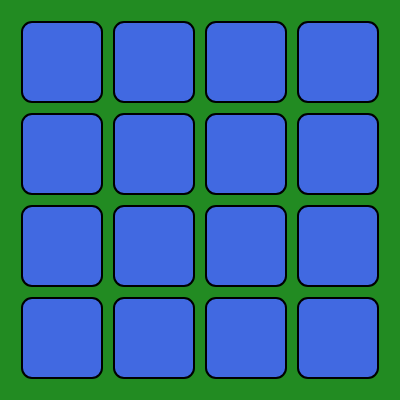
Frame 1 (no input)
Frame 60 (no input): identical to frame 1, image omitted
Frame 120 (the mouse pressed at the canvas centre since frame 60): identical to frame 1, image omitted

The p5.js sketch that drew this single still picture (run headless with seeded random() and noise() and a simulated clock; from frame 60 on, the mouse is pressed at the canvas centre):

// p5.js sketch
// ── sketch.js
// Game state variables
let cards = [];
let flippedCards = [];
let pairsFound = 0;

// A flag to prevent clicking while a non-match is being shown
let isChecking = false;

// Grid and card layout settings
const numCols = 4;
const numRows = 4;
const cardSize = 80;
const padding = 12;
const totalCards = numCols * numRows;

/**
 * The Card class encapsulates all data and behavior for a single card.
 */
class Card {
  constructor(x, y, size, faceColor) {
    this.x = x;
    this.y = y;
    this.width = size;
    this.height = size;
    this.faceColor = faceColor; // The color that is the "face" of the card
    this.isFlipped = false;
    this.isMatched = false;
  }

  /**
   * Draws the card on the canvas. It shows the back unless it's flipped or matched.
   */
  draw() {
    // Card back styling
    stroke(0);
    strokeWeight(2);
    fill(65, 105, 225); // Royal Blue
    rect(this.x, this.y, this.width, this.height, 10); // Rounded corners

    // If the card is flipped or already matched, draw its face
    if (this.isFlipped || this.isMatched) {
      // Card face background
      fill(255);
      rect(this.x, this.y, this.width, this.height, 10);

      // Draw the shape representing the card's face
      noStroke();
      fill(this.faceColor);
      ellipse(this.x + this.width / 2, this.y + this.height / 2, this.width * 0.6);
    }
  }

  /**
   * Checks if a given point (px, py) is inside the card's bounds.
   * @param {number} px - The x-coordinate of the point to check.
   * @param {number} py - The y-coordinate of the point to check.
   * @returns {boolean} True if the point is inside the card.
   */
  contains(px, py) {
    return px > this.x && px < this.x + this.width &&
           py > this.y && py < this.y + this.height;
  }

  /**
   * Toggles the flipped state of the card.
   */
  flip() {
    this.isFlipped = !this.isFlipped;
  }
}

/**
 * The setup function is called once when the program starts.
 * It initializes the game, creates the cards, and shuffles them.
 */
function setup() {
  createCanvas(400, 400);

  // Define the 8 unique faces (using p5.js color objects)
  let colors = [
    color('red'), color('green'), color('cyan'), color('yellow'),
    color('orange'), color('purple'), color('lime'), color('magenta')
  ];
  // Duplicate the colors array to create pairs
  let cardFaces = colors.concat(colors);

  // Shuffle the faces randomly
  shuffle(cardFaces, true);

  // Calculate starting position to center the grid
  const startX = (width - (numCols * cardSize + (numCols - 1) * padding)) / 2;
  const startY = (height - (numRows * cardSize + (numRows - 1) * padding)) / 2;

  // Create the grid of Card objects
  for (let i = 0; i < numCols; i++) {
    for (let j = 0; j < numRows; j++) {
      let x = startX + i * (cardSize + padding);
      let y = startY + j * (cardSize + padding);
      let face = cardFaces.pop();
      cards.push(new Card(x, y, cardSize, face));
    }
  }
}

/**
 * The draw function is called continuously and renders the game state.
 */
function draw() {
  background(34, 139, 34); // Forest Green background
  for (let card of cards) {
    card.draw();
  }

  // Display a "You Win!" message when all pairs are found
  if (pairsFound === totalCards / 2) {
    fill(255, 255, 0, 200); // Semi-transparent yellow
    noStroke();
    rect(0, 0, width, height);
    fill(0);
    textSize(50);
    textAlign(CENTER, CENTER);
    text("YOU WIN!", width / 2, height / 2);
  }
}

/**
 * Called once after every time a mouse button is pressed.
 */
function mousePressed() {
  // Don't allow clicks if we are checking a pair or if the game is over
  if (isChecking || pairsFound === totalCards / 2) {
    return;
  }

  for (let card of cards) {
    // Check if the click was on a card that isn't already flipped or matched
    if (card.contains(mouseX, mouseY) && !card.isFlipped && !card.isMatched) {
      if (flippedCards.length < 2) {
        card.flip();
        flippedCards.push(card);

        if (flippedCards.length === 2) {
          isChecking = true;
          checkForMatch();
        }
      }
    }
  }
}

/**
 * Checks if the two currently flipped cards are a match.
 */
function checkForMatch() {
  const [card1, card2] = flippedCards;

  // We use .toString() because p5.js color objects are complex
  if (card1.faceColor.toString() === card2.faceColor.toString()) {
    // It's a match!
    card1.isMatched = true;
    card2.isMatched = true;
    pairsFound++;
    flippedCards = [];
    isChecking = false;
  } else {
    // Not a match, flip them back after a 1-second delay
    setTimeout(() => {
      card1.flip();
      card2.flip();
      flippedCards = [];
      isChecking = false;
    }, 1000);
  }
}
